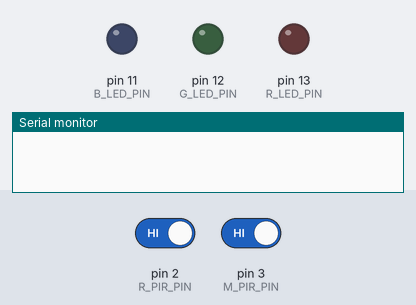
Simulated run of this sketch. Board: Arduino Uno, built with avr-gcc and run on an emulated ATmega328P. Shown: output pins drawn as LEDs (lit = HIGH), the last lines printed to the serial monitor. Inputs (shaded band) come from the test bench; at power-on: pin 2 (R_PIR_PIN) HIGH, pin 3 (M_PIR_PIN) HIGH.

Above: at 1.2 s.
1.3 s: pin 2 (R_PIR_PIN) driven LOW
At 2.5 s:
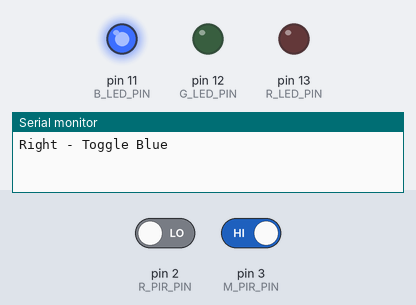
2.8 s: pin 3 (M_PIR_PIN) driven LOW
At 3.6 s:
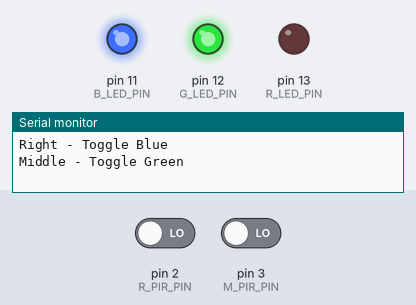
4.3 s: pin 2 (R_PIR_PIN) driven HIGH
At 4.8 s:
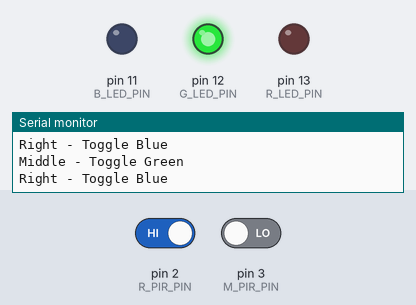
5.8 s: pin 3 (M_PIR_PIN) driven HIGH
At 7.1 s:
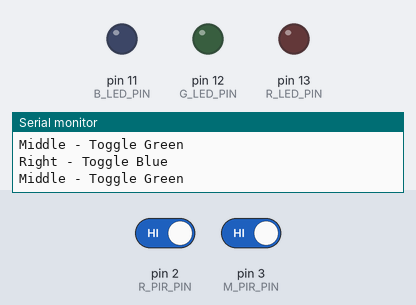
Timing chart, 0 to 8.3 s (numbered marks = the images above; inputs shaded):
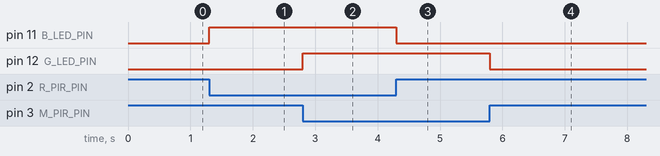

The sketch:

Task1.3C.ino
```cpp
// Pins
// PIR sensors
const int L_PIR_PIN = 4;
const int M_PIR_PIN = 3;
const int R_PIR_PIN = 2;

// LED pins
const int R_LED_PIN = 13;
const int G_LED_PIN = 12;
const int B_LED_PIN = 11;

// States
uint8_t R_STATE = LOW;
uint8_t G_STATE = LOW;
uint8_t B_STATE = LOW;

void setup() {
  pinMode(R_LED_PIN, OUTPUT);
  pinMode(G_LED_PIN, OUTPUT);
  pinMode(B_LED_PIN, OUTPUT);

  pinMode(L_PIR_PIN, INPUT);
  pinMode(M_PIR_PIN, INPUT);
  pinMode(R_PIR_PIN, INPUT);

  Serial.begin(9600);

  // Attach interrupts to each PIR sensor to be triggered on change
  attachInterrupt(digitalPinToInterrupt(L_PIR_PIN), l_motion, CHANGE);
  attachInterrupt(digitalPinToInterrupt(M_PIR_PIN), m_motion, CHANGE);
  attachInterrupt(digitalPinToInterrupt(R_PIR_PIN), r_motion, CHANGE);
}

void loop(){
  delay(1000);
}

void l_motion(){
  R_STATE = !R_STATE;
  Serial.println("Left - Toggle Red");
  digitalWrite(R_LED_PIN, R_STATE);
}

void m_motion(){
  G_STATE = !G_STATE;
  Serial.println("Middle - Toggle Green");
  digitalWrite(G_LED_PIN, G_STATE);
}

void r_motion(){
  B_STATE = !B_STATE;
  Serial.println("Right - Toggle Blue");
  digitalWrite(B_LED_PIN, B_STATE);
}
```

Measured:
- after the input at 1.3 s, pin 11 (B_LED_PIN): LOW → HIGH at once
- after the input at 2.8 s, pin 12 (G_LED_PIN): LOW → HIGH at once
- after the input at 4.3 s, pin 11 (B_LED_PIN): HIGH → LOW at once
- after the input at 5.8 s, pin 12 (G_LED_PIN): HIGH → LOW at once
